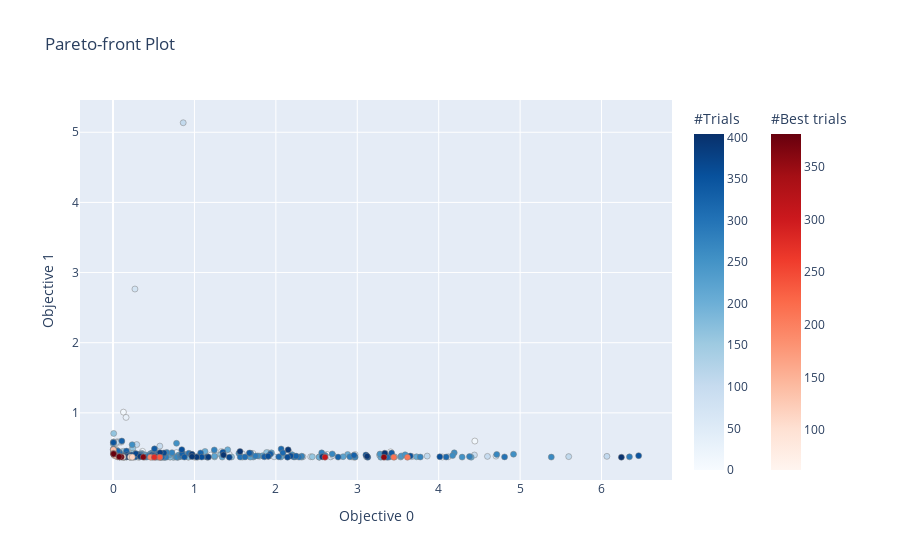

Here is the notebook cell this chart was saved with:
### Code cell
optuna.visualization.plot_pareto_front(study)

### Figure 1 — Plotly figure (JSON) as saved in the notebook; plotly's stock layout.template omitted (floating-point values rounded to 4 significant figures; data arrays with more than 128 entries replaced by an {"elided": "..."} marker saying what was removed)
{"data": [{"hovertemplate": "%{text}<extra>Trial</extra>", "marker": {"color": {"elided": "384 int values"}, "colorbar": {"title": {"text": "#Trials"}}, "colorscale": [[0, "rgb(247,251,255)"], [0.125, "rgb(222,235,247)"], [0.25, "rgb(198,219,239)"], [0.375, "rgb(158,202,225)"], [0.5, "rgb(107,174,214)"], [0.625, "rgb(66,146,198)"], [0.75, "rgb(33,113,181)"], [0.875, "rgb(8,81,156)"], [1, "rgb(8,48,107)"]], "line": {"color": "Grey", "width": 0.5}}, "mode": "markers", "showlegend": false, "text": {"elided": "384 str values"}, "type": "scatter", "x": {"elided": "384 float values"}, "y": {"elided": "384 float values"}}, {"hovertemplate": "%{text}<extra>Best Trial</extra>", "marker": {"color": [62, 91, 115, 128, 136, 142, 145, 169, 192, 199, 208, 212, 235, 278, 307, 358, 365, 371, 378, 380, 381], "colorbar": {"title": {"text": "#Best trials"}, "x": 1.1, "xpad": 40}, "colorscale": [[0, "rgb(255,245,240)"], [0.125, "rgb(254,224,210)"], [0.25, "rgb(252,187,161)"], [0.375, "rgb(252,146,114)"], [0.5, "rgb(251,106,74)"], [0.625, "rgb(239,59,44)"], [0.75, "rgb(203,24,29)"], [0.875, "rgb(165,15,21)"], [1, "rgb(103,0,13)"]], "line": {"color": "Grey", "width": 0.5}}, "mode": "markers", "showlegend": false, "text": ["{<br>  \"number\": 62,<br>  \"values\": [<br>    0.121,<br>    0.36983274420102435<br>  ],<br>  \"params\": {<br>    \"hidden_layers\": 2,<br>    \"hl_1_neurons\": 22,<br>    \"hl_2_neurons\": 26,<br>    \"learning_rate\": 0.030195645846208728,<br>    \"1-beta_1\": 0.024826020227443357,<br>    \"1-beta_2\": 5.357391599333287e-06,<br>    \"use_ams_grad\": true,<br>    \"use_weight_decay\": true,<br>    \"weight_decay\": 0.002472669874226075,<br>    \"epochs\": 1380<br>  }<br>}", "{<br>  \"number\": 91,<br>  \"values\": [<br>    0.215,<br>    0.3693930506706238<br>  ],<br>  \"params\": {<br>    \"hidden_layers\": 2,<br>    \"hl_1_neurons\": 18,<br>    \"hl_2_neurons\": 21,<br>    \"learning_rate\": 0.040356563090487095,<br>    \"1-beta_1\": 0.0422154437850814,<br>    \"1-beta_2\": 1.0907706366270133e-05,<br>    \"use_ams_grad\": false,<br>    \"use_weight_decay\": false,<br>    \"epochs\": 2645<br>  }<br>}", "{<br>  \"number\": 115,<br>  \"values\": [<br>    0.236,<br>    0.36898963650067645<br>  ],<br>  \"params\": {<br>    \"hidden_layers\": 2,<br>    \"hl_1_neurons\": 17,<br>    \"hl_2_neurons\": 27,<br>    \"learning_rate\": 0.02644423670459866,<br>    \"1-beta_1\": 0.01711826453576798,<br>    \"1-beta_2\": 6.2177159418762944e-06,<br>    \"use_ams_grad\": true,<br>    \"use_weight_decay\": true,<br>    \"weight_decay\": 0.014079803427446148,<br>    \"epochs\": 2765<br>  }<br>}", "{<br>  \"number\": 128,<br>  \"values\": [<br>    0.055,<br>    0.37430094679196674<br>  ],<br>  \"params\": {<br>    \"hidden_layers\": 2,<br>    \"hl_1_neurons\": 11,<br>    \"hl_2_neurons\": 22,<br>    \"learning_rate\": 0.05234003591851947,<br>    \"1-beta_1\": 0.06503642260206115,<br>    \"1-beta_2\": 4.9662646533519835e-06,<br>    \"use_ams_grad\": true,<br>    \"use_weight_decay\": true,<br>    \"weight_decay\": 0.0001993926188173789,<br>    \"epochs\": 706<br>  }<br>}", "{<br>  \"number\": 136,<br>  \"values\": [<br>    0.004,<br>    0.4748108883698781<br>  ],<br>  \"params\": {<br>    \"hidden_layers\": 2,<br>    \"hl_1_neurons\": 14,<br>    \"hl_2_neurons\": 23,<br>    \"learning_rate\": 0.050781877576660445,<br>    \"1-beta_1\": 0.03145873107565882,<br>    \"1-beta_2\": 5.9920926210209564e-06,<br>    \"use_ams_grad\": true,<br>    \"use_weight_decay\": true,<br>    \"weight_decay\": 8.301976442686253e-05,<br>    \"epochs\": 50<br>  }<br>}", "{<br>  \"number\": 142,<br>  \"values\": [<br>    0.006,<br>    0.4208373924096425<br>  ],<br>  \"params\": {<br>    \"hidden_layers\": 2,<br>    \"hl_1_neurons\": 15,<br>    \"hl_2_neurons\": 23,<br>    \"learning_rate\": 0.09550868237953879,<br>    \"1-beta_1\": 0.07213997131353396,<br>    \"1-beta_2\": 4.659328419732825e-06,<br>    \"use_ams_grad\": true,<br>    \"use_weight_decay\": true,<br>    \"weight_decay\": 0.0006094793912603905,<br>    \"epochs\": 64<br>  }<br>}", "{<br>  \"number\": 145,<br>  \"values\": [<br>    0.017,<br>    0.39149026075998944<br>  ],<br>  \"params\": {<br>    \"hidden_layers\": 2,<br>    \"hl_1_neurons\": 15,<br>    \"hl_2_neurons\": 22,<br>    \"learning_rate\": 0.10753929036156225,<br>    \"1-beta_1\": 0.12474440249495948,<br>    \"1-beta_2\": 2.119136994907378e-06,<br>    \"use_ams_grad\": true,<br>    \"use_weight_decay\": true,<br>    \"weight_decay\": 0.0007210830148621414,<br>    \"epochs\": 208<br>  }<br>}", "{<br>  \"number\": 169,<br>  \"values\": [<br>    0.005,<br>    0.42426345745722455<br>  ],<br>  \"params\": {<br>    \"hidden_layers\": 1,<br>    \"hl_1_neurons\": 20,<br>    \"learning_rate\": 0.12816585053056043,<br>    \"1-beta_1\": 0.0718243678050375,<br>    \"1-beta_2\": 3.292976354019801e-06,<br>    \"use_ams_grad\": true,<br>    \"use_weight_decay\": true,<br>    \"weight_decay\": 0.00017703453926644908,<br>    \"epochs\": 105<br>  }<br>}", "{<br>  \"number\": 192,<br>  \"values\": [<br>    0.461,<br>    0.36870290835698444<br>  ],<br>  \"params\": {<br>    \"hidden_layers\": 2,<br>    \"hl_1_neurons\": 15,<br>    \"hl_2_neurons\": 25,<br>    \"learning_rate\": 0.008514465214401358,<br>    \"1-beta_1\": 0.031441223041243395,<br>    \"1-beta_2\": 6.040293821162596e-06,<br>    \"use_ams_grad\": true,<br>    \"use_weight_decay\": true,<br>    \"weight_decay\": 0.012281632820653924,<br>    \"epochs\": 5600<br>  }<br>}", "{<br>  \"number\": 199,<br>  \"values\": [<br>    0.078,<br>    0.37162649631500244<br>  ],<br>  \"params\": {<br>    \"hidden_layers\": 2,<br>    \"hl_1_neurons\": 29,<br>    \"hl_2_neurons\": 22,<br>    \"learning_rate\": 0.0782343539229117,<br>    \"1-beta_1\": 0.034047505381598446,<br>    \"1-beta_2\": 1.3843160839174712e-06,<br>    \"use_ams_grad\": true,<br>    \"use_weight_decay\": true,<br>    \"weight_decay\": 0.05072838829472229,<br>    \"epochs\": 862<br>  }<br>}", "{<br>  \"number\": 208,<br>  \"values\": [<br>    3.616,<br>    0.3669498761494954<br>  ],<br>  \"params\": {<br>    \"hidden_layers\": 3,<br>    \"hl_1_neurons\": 34,<br>    \"hl_2_neurons\": 9,<br>    \"hl_3_neurons\": 12,<br>    \"learning_rate\": 0.23138664898580416,<br>    \"1-beta_1\": 0.00032800124908209693,<br>    \"1-beta_2\": 1.2326736298201639e-05,<br>    \"use_ams_grad\": true,<br>    \"use_weight_decay\": true,<br>    \"weight_decay\": 0.05374017588612368,<br>    \"epochs\": 20861<br>  }<br>}", "{<br>  \"number\": 212,<br>  \"values\": [<br>    3.448,<br>    0.3673010766506195<br>  ],<br>  \"params\": {<br>    \"hidden_layers\": 3,<br>    \"hl_1_neurons\": 35,<br>    \"hl_2_neurons\": 8,<br>    \"hl_3_neurons\": 29,<br>    \"learning_rate\": 0.17704662467468066,<br>    \"1-beta_1\": 0.00020079038907305484,<br>    \"1-beta_2\": 0.00012784183608806893,<br>    \"use_ams_grad\": true,<br>    \"use_weight_decay\": true,<br>    \"weight_decay\": 0.06010690680274166,<br>    \"epochs\": 21049<br>  }<br>}", "{<br>  \"number\": 235,<br>  \"values\": [<br>    0.575,<br>    0.36764390269915265<br>  ],<br>  \"params\": {<br>    \"hidden_layers\": 2,<br>    \"hl_1_neurons\": 28,<br>    \"hl_2_neurons\": 30,<br>    \"learning_rate\": 0.17796013947690367,<br>    \"1-beta_1\": 0.004716833513347408,<br>    \"1-beta_2\": 1.2848728693327629e-05,<br>    \"use_ams_grad\": true,<br>    \"use_weight_decay\": true,<br>    \"weight_decay\": 0.04110359067569466,<br>    \"epochs\": 5877<br>  }<br>}", "{<br>  \"number\": 278,<br>  \"values\": [<br>    0.507,<br>    0.36790332198143005<br>  ],<br>  \"params\": {<br>    \"hidden_layers\": 2,<br>    \"hl_1_neurons\": 25,<br>    \"hl_2_neurons\": 15,<br>    \"learning_rate\": 0.14246166362295076,<br>    \"1-beta_1\": 0.004672378561346258,<br>    \"1-beta_2\": 1.2513272880497546e-05,<br>    \"use_ams_grad\": false,<br>    \"use_weight_decay\": true,<br>    \"weight_decay\": 0.023200917375717858,<br>    \"epochs\": 6384<br>  }<br>}", "{<br>  \"number\": 307,<br>  \"values\": [<br>    2.604,<br>    0.36760284503300983<br>  ],<br>  \"params\": {<br>    \"hidden_layers\": 3,<br>    \"hl_1_neurons\": 31,<br>    \"hl_2_neurons\": 29,<br>    \"hl_3_neurons\": 4,<br>    \"learning_rate\": 0.16939112388184926,<br>    \"1-beta_1\": 0.00035882378417763063,<br>    \"1-beta_2\": 1.886533657211957e-05,<br>    \"use_ams_grad\": false,<br>    \"use_weight_decay\": true,<br>    \"weight_decay\": 0.25203524540837857,<br>    \"epochs\": 21857<br>  }<br>}", "{<br>  \"number\": 358,<br>  \"values\": [<br>    3.328,<br>    0.3675602674484253<br>  ],<br>  \"params\": {<br>    \"hidden_layers\": 3,<br>    \"hl_1_neurons\": 12,<br>    \"hl_2_neurons\": 20,<br>    \"hl_3_neurons\": 22,<br>    \"learning_rate\": 0.16166179929589342,<br>    \"1-beta_1\": 0.0055840077806415655,<br>    \"1-beta_2\": 9.678871042401364e-06,<br>    \"use_ams_grad\": true,<br>    \"use_weight_decay\": true,<br>    \"weight_decay\": 0.04350451344916812,<br>    \"epochs\": 27602<br>  }<br>}", "{<br>  \"number\": 365,<br>  \"values\": [<br>    0.372,<br>    0.36892561117808026<br>  ],<br>  \"params\": {<br>    \"hidden_layers\": 2,<br>    \"hl_1_neurons\": 23,<br>    \"hl_2_neurons\": 16,<br>    \"learning_rate\": 0.08373783316739895,<br>    \"1-beta_1\": 0.003590195926376672,<br>    \"1-beta_2\": 4.633707095083608e-06,<br>    \"use_ams_grad\": true,<br>    \"use_weight_decay\": true,<br>    \"weight_decay\": 0.05729630292806719,<br>    \"epochs\": 4590<br>  }<br>}", "{<br>  \"number\": 371,<br>  \"values\": [<br>    0.103,<br>    0.37146305044492084<br>  ],<br>  \"params\": {<br>    \"hidden_layers\": 3,<br>    \"hl_1_neurons\": 11,<br>    \"hl_2_neurons\": 21,<br>    \"hl_3_neurons\": 19,<br>    \"learning_rate\": 0.04355046382060252,<br>    \"1-beta_1\": 0.045270698258796774,<br>    \"1-beta_2\": 1.4557548499285958e-06,<br>    \"use_ams_grad\": true,<br>    \"use_weight_decay\": true,<br>    \"weight_decay\": 0.00015751991010025396,<br>    \"epochs\": 862<br>  }<br>}", "{<br>  \"number\": 378,<br>  \"values\": [<br>    0.076,<br>    0.3742228051026662<br>  ],<br>  \"params\": {<br>    \"hidden_layers\": 2,<br>    \"hl_1_neurons\": 11,<br>    \"hl_2_neurons\": 20,<br>    \"learning_rate\": 0.0625211143962634,<br>    \"1-beta_1\": 0.04473046204710587,<br>    \"1-beta_2\": 5.358516277732912e-06,<br>    \"use_ams_grad\": true,<br>    \"use_weight_decay\": true,<br>    \"weight_decay\": 7.088492386531458e-05,<br>    \"epochs\": 955<br>  }<br>}", "{<br>  \"number\": 380,<br>  \"values\": [<br>    0.008,<br>    0.40931647022565204<br>  ],<br>  \"params\": {<br>    \"hidden_layers\": 2,<br>    \"hl_1_neurons\": 12,<br>    \"hl_2_neurons\": 20,<br>    \"learning_rate\": 0.0673320310381262,<br>    \"1-beta_1\": 0.0835420626999347,<br>    \"1-beta_2\": 4.8709834338025425e-06,<br>    \"use_ams_grad\": true,<br>    \"use_weight_decay\": true,<br>    \"weight_decay\": 8.534175093410974e-05,<br>    \"epochs\": 91<br>  }<br>}", "{<br>  \"number\": 381,<br>  \"values\": [<br>    0.007,<br>    0.4150771200656891<br>  ],<br>  \"params\": {<br>    \"hidden_layers\": 2,<br>    \"hl_1_neurons\": 12,<br>    \"hl_2_neurons\": 19,<br>    \"learning_rate\": 0.06877397833255729,<br>    \"1-beta_1\": 0.0918128825032016,<br>    \"1-beta_2\": 4.8946384108992795e-06,<br>    \"use_ams_grad\": true,<br>    \"use_weight_decay\": true,<br>    \"weight_decay\": 8.268204542306885e-05,<br>    \"epochs\": 87<br>  }<br>}"], "type": "scatter", "x": [0.121, 0.215, 0.236, 0.055, 0.004, 0.006, 0.017, 0.005, 0.461, 0.078, 3.616, 3.448, 0.575, 0.507, 2.604, 3.328, 0.372, 0.103, 0.076, 0.008, 0.007], "y": [0.3698, 0.3694, 0.369, 0.3743, 0.4748, 0.4208, 0.3915, 0.4243, 0.3687, 0.3716, 0.3669, 0.3673, 0.3676, 0.3679, 0.3676, 0.3676, 0.3689, 0.3715, 0.3742, 0.4093, 0.4151]}], "layout": {"title": {"text": "Pareto-front Plot"}, "xaxis": {"title": {"text": "Objective 0"}}, "yaxis": {"title": {"text": "Objective 1"}}}}
